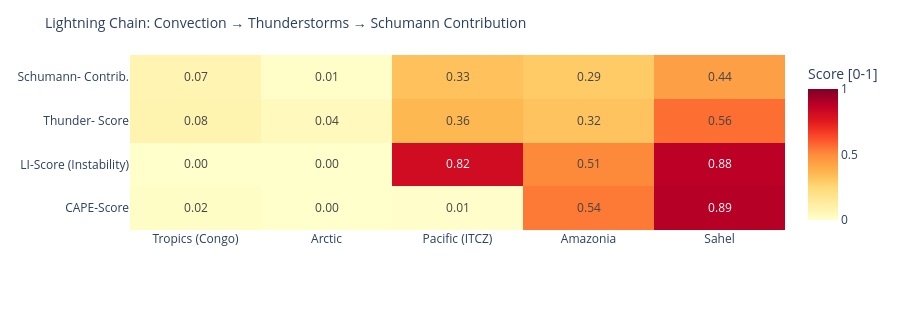

Source (notebook cell):
### Code cell
# ============================================================
# LIGHTNING CHAIN: Convection → Thunderstorms → Schumann
# Shows the causal chain per measurement point as heatmap
# ============================================================

def cape_score(v):
    """CAPE → normalized score [0,1]"""
    if v is None or pd.isna(v): return 0.0
    return min(1.0, float(v) / 3000)

def li_score(v):
    """Lifted Index: negative = unstable → score [0,1]"""
    if v is None or pd.isna(v): return 0.3
    return min(1.0, max(0.0, (-float(v) + 6) / 12))

def cloud_score(v):
    if v is None or pd.isna(v): return 0.3
    return float(v) / 100

def thunder_score(row):
    """Kombinierter Gewitterwahrscheinlichkeits-Score
    CAPE + LI + Bedeckung + WMO-Gewitter + konvektiver Niederschlag (showers)
    Hinweis: X-Ray und Kp sind kein Bestandteil – nur geomagn./solarer Kontext.
    """
    cs = cape_score(row.get('cape'))
    ls = li_score(row.get('li'))
    cl = cloud_score(row.get('cloud'))
    t  = 1.0 if row.get('thunderstorm') else 0.0
    # Convective precipitation (showers) as additional indicator
    sh = min(1.0, (row.get('showers') or 0) / 5.0)
    return round(cs * 0.30 + ls * 0.25 + cl * 0.15 + t * 0.20 + sh * 0.10, 3)

def schumann_contribution(t_score, lat):
    """Schumann contribution: higher in tropics (±30°), scaled by thunderstorm score"""
    lat_weight = max(0.3, 1.0 - abs(lat) / 60)
    return round(t_score * lat_weight, 3)

df_atm['cape_score']   = df_atm.apply(lambda r: cape_score(r['cape']), axis=1)
df_atm['li_score']     = df_atm.apply(lambda r: li_score(r['li']),    axis=1)
df_atm['thunder_score']= df_atm.apply(lambda r: thunder_score(r.to_dict()), axis=1)
df_atm['schumann_contribution'] = df_atm.apply(
    lambda r: schumann_contribution(r['thunder_score'], r['lat']), axis=1)

metrics = ['cape_score', 'li_score', 'thunder_score', 'schumann_contribution']
labels  = ['CAPE-Score', 'LI-Score\n(Instability)', 'Thunder-\nScore', 'Schumann-\nContrib.']
z_data  = [df_atm[m].tolist() for m in metrics]

fig = go.Figure(go.Heatmap(
    z=z_data,
    x=df_atm['point'].tolist(),
    y=labels,
    colorscale='YlOrRd',
    zmin=0, zmax=1,
    text=[[f'{v:.2f}' for v in row] for row in z_data],
    texttemplate='%{text}', textfont=dict(size=12),
    colorbar=dict(title='Score [0-1]')
))
fig.update_layout(
    title=dict(text='Lightning Chain: Convection → Thunderstorms → Schumann Contribution', font=dict(size=14)),
    height=310,
    plot_bgcolor='rgba(0,0,0,0)', paper_bgcolor='rgba(0,0,0,0)',
    margin=dict(l=130, r=80, t=55, b=80)
)
fig.show()

### Figure 1 — Plotly figure (JSON) as saved in the notebook; plotly's stock layout.template omitted (floating-point values rounded to 4 significant figures)
{"data": [{"colorbar": {"title": {"text": "Score [0-1]"}}, "colorscale": [[0.0, "rgb(255,255,204)"], [0.125, "rgb(255,237,160)"], [0.25, "rgb(254,217,118)"], [0.375, "rgb(254,178,76)"], [0.5, "rgb(253,141,60)"], [0.625, "rgb(252,78,42)"], [0.75, "rgb(227,26,28)"], [0.875, "rgb(189,0,38)"], [1.0, "rgb(128,0,38)"]], "text": [["0.02", "0.00", "0.01", "0.54", "0.89"], ["0.00", "0.00", "0.82", "0.51", "0.88"], ["0.08", "0.04", "0.36", "0.32", "0.56"], ["0.07", "0.01", "0.33", "0.29", "0.44"]], "textfont": {"size": 12}, "texttemplate": "%{text}", "type": "heatmap", "x": ["Tropics (Congo)", "Arctic", "Pacific (ITCZ)", "Amazonia", "Sahel"], "y": ["CAPE-Score", "LI-Score\n(Instability)", "Thunder-\nScore", "Schumann-\nContrib."], "z": [[0.01667, 0.0, 0.006667, 0.54, 0.89], [0.0, 0.0, 0.8167, 0.5083, 0.875], [0.08, 0.041, 0.356, 0.321, 0.562], [0.075, 0.012, 0.326, 0.294, 0.44]], "zmax": 1, "zmin": 0}], "layout": {"height": 310, "margin": {"b": 80, "l": 130, "r": 80, "t": 55}, "paper_bgcolor": "rgba(0,0,0,0)", "plot_bgcolor": "rgba(0,0,0,0)", "title": {"font": {"size": 14}, "text": "Lightning Chain: Convection → Thunderstorms → Schumann Contribution"}}}
